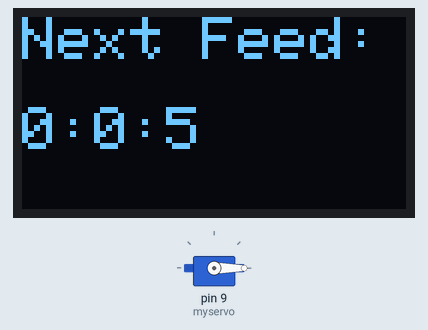
A sketch run on a simulated Arduino Uno, built with avr-gcc and run on an emulated ATmega328P. Parts: 128×64 one-colour display, servo. The display library's start-up logo is not drawn.

Above: at 2.1 s.
At 8.69 s:
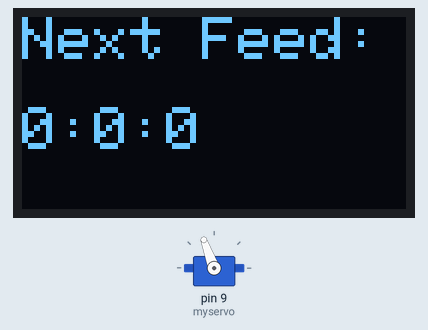
At 15.14 s:
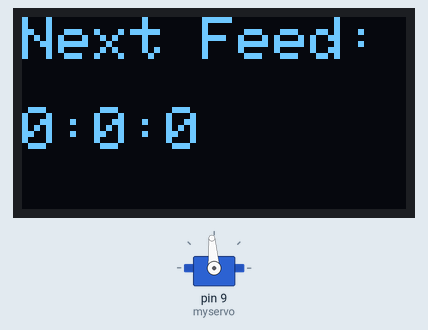
At 33.1 s:
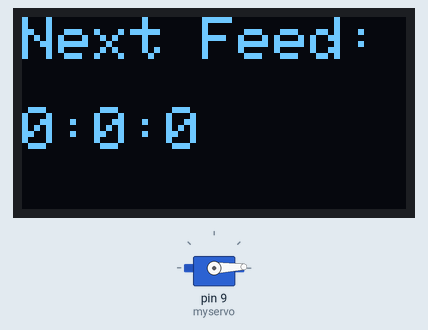
Timing chart, 0 to 40.0 s (numbered marks = the images above):
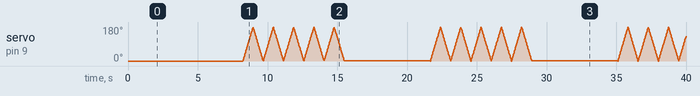

Measured:
- what the display in image 0 shows lasts 1.0 s, from 2.1 s to 3.1 s

The sketch:

Fish_Feeder_OLED.ino
```cpp
#include <Servo.h>
#include <Wire.h>
#include <Adafruit_GFX.h>
#include <Adafruit_SSD1306.h>

#define SCREEN_WIDTH 128 // OLED display width, in pixels
#define SCREEN_HEIGHT 64 // OLED display height, in pixels

// Declaration for an SSD1306 display connected to I2C (SDA, SCL pins)
// The pins for I2C are defined by the Wire-library.
// On an arduino UNO/Nano:       A4(SDA), A5(SCL)
// On an arduino MEGA 2560: 20(SDA), 21(SCL)
#define OLED_RESET     4 // Reset pin # (or -1 if sharing Arduino reset pin)
#define SCREEN_ADDRESS 0x3C ///< See datasheet for Address; 0x3D for 128x64, 0x3C for 128x32
Adafruit_SSD1306 display(SCREEN_WIDTH, SCREEN_HEIGHT, &Wire, OLED_RESET);

Servo myservo;  // create servo object to control a servo
// a maximum of eight servo objects can be created

int pos = 0;    // variable to store the servo position

long FEEDERDELAY = 5000; // 1 minute between feeding
//long FEEDERDELAY = 43200000; // 12 hours between feeding
long endtime;
long now;
long remaining;
long hours;
long minutes;
long seconds;
long hour = 3600; // 3600000 milliseconds in an hour
long minute = 60; // 60000 milliseconds in a minute
long second =  1; // 1000 milliseconds in a second

void setup() {

  Serial.begin(9600);

  // SSD1306_SWITCHCAPVCC = generate display voltage from 3.3V internally
  if (!display.begin(SSD1306_SWITCHCAPVCC, SCREEN_ADDRESS)) {
    Serial.println(F("SSD1306 allocation failed"));
    for (;;); // Don't proceed, loop forever
  }

  myservo.attach(9);  // attaches the servo on pin 9 to the servo object
  myservo.write(0);

  // Show initial display buffer contents on the screen --
  // the library initializes this with an Adafruit splash screen.
  display.display();
  delay(2000); // Pause for 2 seconds

}

void loop() {

  now = millis();
  endtime = now + FEEDERDELAY;

  while (now < endtime) {

    now = millis();
    remaining = (endtime - now) / 1000;

    hours = remaining / hour;
    minutes = (remaining % hour) / minute;
    seconds = ((remaining % hour) % minute) / second;

    display.clearDisplay();
    display.setTextSize(2);
    display.setTextColor(WHITE);

    display.setCursor( 0 , 0 );
    display.print( "Next Feed:" );

    display.setCursor( 0 , 30 );
    display.print(hours); display.print(":"); display.print(minutes); display.print(":"); display.print(seconds);

    display.display();
    delay(1000);
  }

  for (int i = 0; i <= 4; i++)          // Repeats auger 5 times
  {
    for (pos = 0; pos < 180; pos += 2)  // goes from 0 degrees to 180 degrees
    { // in steps of 2 degrees
      myservo.write(pos);               // tell servo to go to position in variable 'pos'
      delay(8);                         // waits 8ms for the servo to reach the position
    }
    for (pos = 180; pos >= 1; pos -= 2) // goes from 180 degrees to 0 degrees
    {
      myservo.write(pos);               // tell servo to go to position in variable 'pos'
      delay(8);                         // waits 8ms for the servo to reach the position
    }
  }
}
```
